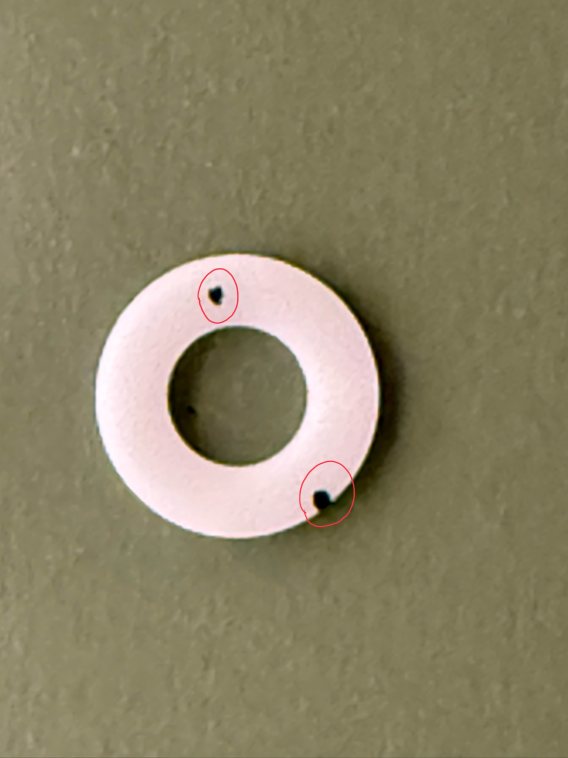
#> input picture backup/organized_20251029_171917/resin/IMG_7421のコピー.jpeg, 1704 x 2272 px (shown at 1/3 size)
$ python -i augment_minority_classes.py   (imports and definitions only)
#> lines starting #> are read from the running program, lines starting #| are printed output that depends on the picture
#> further down, picture is the input picture: shape (2272, 1704, 3); mean B, G, R 101.9, 130.6, 138.7
#!/usr/bin/env python3
# -*- coding: utf-8 -*-
"""
少数派クラスのデータ拡張でデータを増やす
写真を新たに撮る必要はありません！
"""

import os
import sys
import cv2
import numpy as np
from pathlib import Path
import shutil
import time
from multiprocessing import Pool, cpu_count
import concurrent.futures
import random
import math

# UTF-8 encoding for Windows
if sys.platform.startswith('win'):
    try:
        import io
        sys.stdout = io.TextIOWrapper(sys.stdout.buffer, encoding='utf-8', errors='replace')
        sys.stderr = io.TextIOWrapper(sys.stderr.buffer, encoding='utf-8', errors='replace')
    except Exception:
        pass

class MinorityClassAugmenter:
    def __init__(self, data_path="cs_AItraining_data", target_count=300):
        """
        Args:
            data_path: データディレクトリ
            target_count: 各少数派クラスの目標枚数（デフォルト300枚）
        """
        self.data_path = Path(data_path)
        self.target_count = target_count
        self.minority_classes = ['black_spot', 'chipping', 'scratch']  # 少数派クラス

        # 拡張パラメータ（OpenCVで実装）
        self.rotation_range = 15  # 回転: ±15度
        self.width_shift_range = 0.1  # 水平方向シフト: ±10%
        self.height_shift_range = 0.1  # 垂直方向シフト: ±10%
        self.zoom_range = 0.1  # ズーム: 90%-110%
        self.brightness_range = [0.9, 1.1]  # 明るさ: 90%-110%
        self.horizontal_flip_prob = 0.5  # 水平反転の確率

        print("=" * 60)
        print("少数派クラスのデータ拡張")
        print("=" * 60)
        print(f"目標枚数: {self.target_count}枚/クラス")
        print(f"対象クラス: {', '.join(self.minority_classes)}")
        print("=" * 60)

    # [26 lines left out: functions count_images, load_images, not called in this run]

    def apply_augmentation(self, img):
        """OpenCVを使ったデータ拡張を適用"""
        aug_img = img.copy()
        h, w = aug_img.shape[:2]
#> h = 2272; w = 1704

        # 1. 回転
        if self.rotation_range > 0:
            angle = random.uniform(-self.rotation_range, self.rotation_range)
            center = (w // 2, h // 2)
#> center = (852, 1136)
            M = cv2.getRotationMatrix2D(center, angle, 1.0)
            aug_img = cv2.warpAffine(aug_img, M, (w, h), borderMode=cv2.BORDER_REPLICATE)
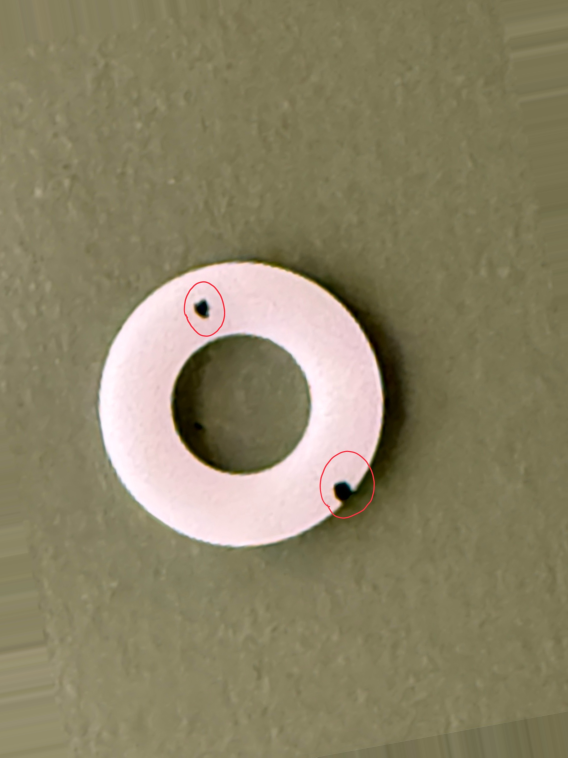
#> aug_img: shape (2272, 1704, 3) (shown at 1/3 size); mean B, G, R 101.6, 130.4, 138.5

        # 2. シフト
        if self.width_shift_range > 0 or self.height_shift_range > 0:
            tx = random.uniform(-self.width_shift_range * w, self.width_shift_range * w)
#> tx = 87.91
            ty = random.uniform(-self.height_shift_range * h, self.height_shift_range * h)
#> ty = -36.09
            M = np.float32([[1, 0, tx], [0, 1, ty]])
#> M = [[1, 0, 87.91], [0, 1, -36.09]]
            aug_img = cv2.warpAffine(aug_img, M, (w, h), borderMode=cv2.BORDER_REPLICATE)
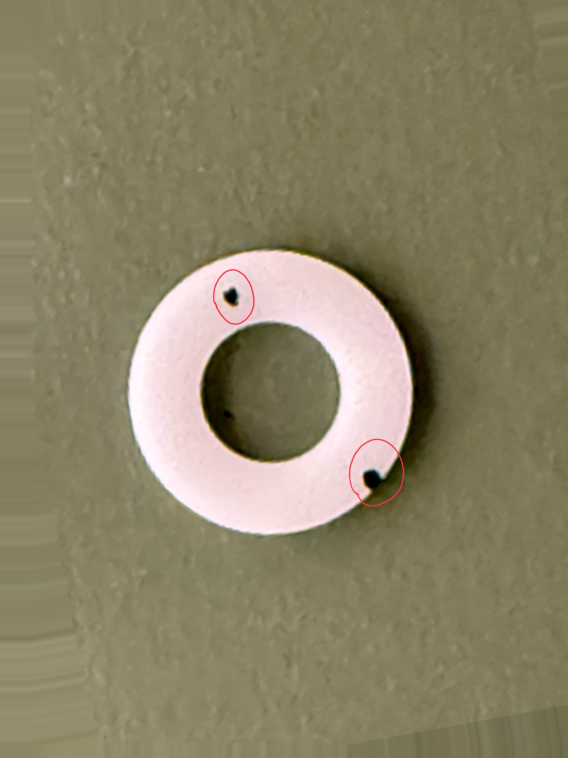
#> aug_img: shape (2272, 1704, 3) (shown at 1/3 size); mean B, G, R 102.7, 131.3, 139.4

        # 3. ズーム
        if self.zoom_range > 0:
            zoom = random.uniform(1.0 - self.zoom_range, 1.0 + self.zoom_range)
            new_w, new_h = int(w * zoom), int(h * zoom)
#> new_w = 1621; new_h = 2162
            aug_img = cv2.resize(aug_img, (new_w, new_h))
#> aug_img: shape (2162, 1621, 3)
            # 中央を切り出し
            start_x = max(0, (new_w - w) // 2)
#> start_x = 0
            start_y = max(0, (new_h - h) // 2)
            aug_img = aug_img[start_y:start_y+h, start_x:start_x+w]
            # サイズが足りない場合はリサイズ
            if aug_img.shape[0] != h or aug_img.shape[1] != w:
                aug_img = cv2.resize(aug_img, (w, h))
#> aug_img: shape (2272, 1704, 3)

        # 4. 水平反転
        if random.random() < self.horizontal_flip_prob:
            aug_img = cv2.flip(aug_img, 1)

        # 5. 明るさ調整
        if self.brightness_range[0] < 1.0 or self.brightness_range[1] > 1.0:
            brightness = random.uniform(self.brightness_range[0], self.brightness_range[1])
            aug_img = cv2.convertScaleAbs(aug_img, alpha=brightness, beta=0)

        return aug_img

    # [153 lines left out: functions augment_class, augment_all_minority_classes, main, not called in this run]

# [2 lines not run here, left out]

>>> import cv2
>>> picture = cv2.imread('../backup/organized_20251029_171917/resin/IMG_7421のコピー.jpeg')
>>> result = MinorityClassAugmenter().apply_augmentation(picture)
